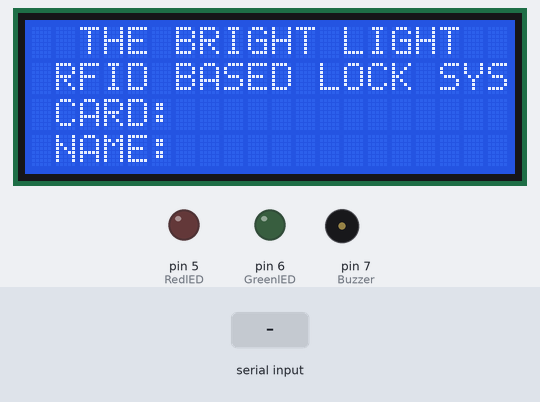
This sketch was run on a simulated Arduino Uno, built with avr-gcc and run on an emulated ATmega328P. On the bench: 20×4 character LCD, output pins drawn as LEDs (lit = HIGH), buzzer (waves = sounding, pin HIGH). The test bench sets the inputs (shaded band). What the sketch prints to the serial monitor is not drawn.

Above: at 1.2 s.
1.3 s: "HJKL9753QLCD" received over Serial
At 2.4 s:
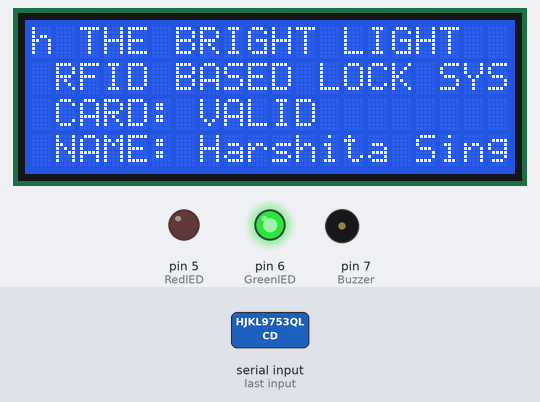
At 7.6 s:
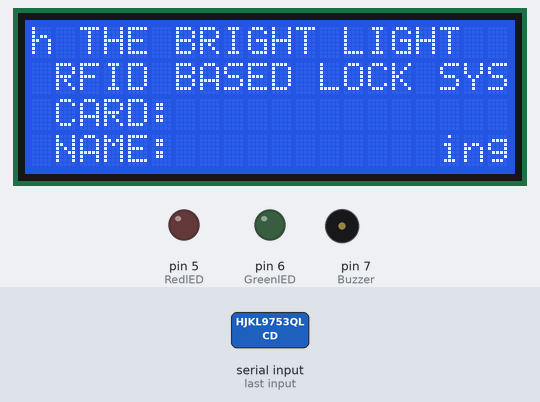
Timing chart, 0 to 9.0 s (numbered marks = the images above; inputs shaded):
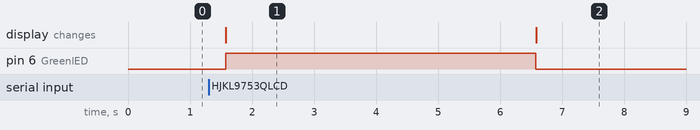

Measured:
- after the input at 1.3 s, pin 6 (GreenlED): LOW → HIGH after 0.28 s, → LOW 5.0 s later; the display: changes after 0.28 s (image 1)
- what the display in image 1 shows lasts 5.0 s, from 1.6 s to 6.6 s

The sketch:

ArduinoIDEcode.ino
```cpp
#include <LiquidCrystal.h> //library for LCD

LiquidCrystal lcd(13, 12, 11, 10, 9, 8);

const int RedlED = 5;
const int GreenlED = 6;
const int Buzzer = 7;

int count = 0;
char c;
String id;
int wait = 5000;

void setup()
{
  Serial.begin(9600);
  pinMode(RedlED, OUTPUT);
  pinMode(GreenlED, OUTPUT);
  pinMode(Buzzer, OUTPUT);
  Serial.println("Please scan your RFID Card");

  lcd.begin(20, 4);
  lcd.setCursor(0, 0);
  lcd.print("  THE BRIGHT LIGHT ");
  lcd.setCursor(0, 1);
  lcd.print(" RFID BASED LOCK SYS");
  lcd.setCursor(0, 2);
  lcd.print(" CARD:   ");
  lcd.setCursor(0, 3);
  lcd.print(" NAME:   ");
}

void loop()
{
  while (Serial.available() > 0)
  {
    c = Serial.read();
    count++;
    id += c;
    if (count == 12)
    {
      Serial.print(id);

      if (id == "HJKL9753QLCD")
      {
        Serial.println("Valid Card");
        lcd.setCursor(0, 2);
        lcd.print(" CARD: VALID   ");
        lcd.setCursor(0, 3);
        lcd.print(" NAME: Harshita Singh ");
        digitalWrite(GreenlED, HIGH);
        delay(wait);
        digitalWrite(GreenlED, LOW);
        lcd.setCursor(0, 2);
        lcd.print(" CARD:           ");
        lcd.setCursor(0, 3);
        lcd.print(" NAME:           ");
      }

      else if (id == "ALDD9372LRKG")
      {
        Serial.println("Valid Card");
        lcd.setCursor(0, 2);
        lcd.print(" CARD: VALID   ");
        lcd.setCursor(0, 3);
        lcd.print(" NAME: DIMPLE  ");
        digitalWrite(GreenlED, HIGH);
        delay(wait);
        digitalWrite(GreenlED, LOW);
        lcd.setCursor(0, 2);
        lcd.print(" CARD:           ");
        lcd.setCursor(0, 3);
        lcd.print(" NAME:           ");
      }

      else
      {
        Serial.println("Invalid Card");
        lcd.setCursor(0, 2);
        lcd.print(" CARD: INVALID   ");
        lcd.setCursor(0, 3);
        lcd.print(" NAME: UNKNOWN     ");
        digitalWrite(RedlED, HIGH);
        digitalWrite(Buzzer, HIGH);
        delay(500);
        digitalWrite(Buzzer, LOW);
        delay(4000);
        digitalWrite(RedlED, LOW);
        lcd.setCursor(0, 2);
        lcd.print(" CARD:           ");
        lcd.setCursor(0, 3);
        lcd.print(" NAME:           ");
      }
    }
  }
  count = 0;
  id = "";
  delay(500);
}
```
